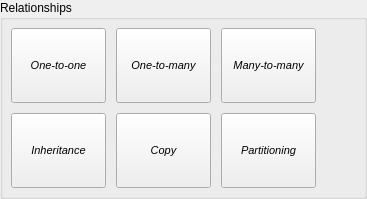
       <widget class="QGroupBox" name="rels_grp">
        <property name="title">
         <string>Relationships</string>
        </property>
        <layout class="QGridLayout" name="gridLayout_6">
         <property name="leftMargin">
          <number>4</number>
         </property>
         <property name="topMargin">
          <number>4</number>
         </property>
         <property name="rightMargin">
          <number>4</number>
         </property>
         <property name="bottomMargin">
          <number>4</number>
         </property>
         <property name="spacing">
          <number>10</number>
         </property>
         <item row="0" column="0">
          <widget class="QWidget" name="rel_btns_wgt" native="true">
           <property name="sizePolicy">
            <sizepolicy hsizetype="Preferred" vsizetype="Fixed">
             <horstretch>0</horstretch>
             <verstretch>0</verstretch>
            </sizepolicy>
           </property>
           <layout class="QGridLayout" name="gridLayout_5">
            <property name="leftMargin">
             <number>4</number>
            </property>
            <property name="topMargin">
             <number>4</number>
            </property>
            <property name="rightMargin">
             <number>4</number>
            </property>
            <property name="bottomMargin">
             <number>4</number>
            </property>
            <property name="spacing">
             <number>10</number>
            </property>
            <item row="0" column="2">
             <widget class="QToolButton" name="relnn_tb">
              <property name="sizePolicy">
               <sizepolicy hsizetype="Preferred" vsizetype="Fixed">
                <horstretch>0</horstretch>
                <verstretch>0</verstretch>
               </sizepolicy>
              </property>
              <property name="minimumSize">
               <size>
                <width>95</width>
                <height>75</height>
               </size>
              </property>
              <property name="font">
               <font>
                <pointsize>8</pointsize>
                <weight>50</weight>
                <italic>true</italic>
                <bold>false</bold>
               </font>
              </property>
              <property name="focusPolicy">
               <enum>Qt::NoFocus</enum>
              </property>
              <property name="text">
               <string>Many-to-many</string>
              </property>
              <property name="icon">
               <iconset resource="../res/resources.qrc">
                <normaloff>:/icones/icones/relationshipnn.png</normaloff>:/icones/icones/relationshipnn.png</iconset>
              </property>
              <property name="iconSize">
               <size>
                <width>32</width>
                <height>32</height>
               </size>
              </property>
              <property name="popupMode">
               <enum>QToolButton::InstantPopup</enum>
              </property>
              <property name="toolButtonStyle">
               <enum>Qt::ToolButtonTextUnderIcon</enum>
              </property>
             </widget>
            </item>
            <item row="0" column="1">
             <widget class="QToolButton" name="rel1n_tb">
              <property name="sizePolicy">
               <sizepolicy hsizetype="Preferred" vsizetype="Fixed">
                <horstretch>0</horstretch>
                <verstretch>0</verstretch>
               </sizepolicy>
              </property>
              <property name="minimumSize">
               <size>
                <width>95</width>
                <height>75</height>
               </size>
              </property>
              <property name="font">
               <font>
                <pointsize>8</pointsize>
                <weight>50</weight>
                <italic>true</italic>
                <bold>false</bold>
               </font>
              </property>
              <property name="focusPolicy">
               <enum>Qt::NoFocus</enum>
              </property>
              <property name="text">
               <string>One-to-many</string>
              </property>
              <property name="icon">
               <iconset resource="../res/resources.qrc">
                <normaloff>:/icones/icones/relationship1n.png</normaloff>:/icones/icones/relationship1n.png</iconset>
              </property>
              <property name="iconSize">
               <size>
                <width>32</width>
                <height>32</height>
               </size>
              </property>
              <property name="popupMode">
               <enum>QToolButton::InstantPopup</enum>
              </property>
              <property name="toolButtonStyle">
               <enum>Qt::ToolButtonTextUnderIcon</enum>
              </property>
             </widget>
            </item>
            <item row="0" column="0">
             <widget class="QToolButton" name="rel11_tb">
              <property name="sizePolicy">
               <sizepolicy hsizetype="Preferred" vsizetype="Fixed">
                <horstretch>0</horstretch>
                <verstretch>0</verstretch>
               </sizepolicy>
              </property>
              <property name="minimumSize">
               <size>
                <width>95</width>
                <height>75</height>
               </size>
              </property>
              <property name="font">
               <font>
                <pointsize>8</pointsize>
                <weight>50</weight>
                <italic>true</italic>
                <bold>false</bold>
               </font>
              </property>
              <property name="focusPolicy">
               <enum>Qt::NoFocus</enum>
              </property>
              <property name="text">
               <string>One-to-one</string>
              </property>
              <property name="icon">
               <iconset resource="../res/resources.qrc">
                <normaloff>:/icones/icones/relationship11.png</normaloff>:/icones/icones/relationship11.png</iconset>
              </property>
              <property name="iconSize">
               <size>
                <width>32</width>
                <height>32</height>
               </size>
              </property>
              <property name="popupMode">
               <enum>QToolButton::InstantPopup</enum>
              </property>
              <property name="toolButtonStyle">
               <enum>Qt::ToolButtonTextUnderIcon</enum>
              </property>
             </widget>
            </item>
            <item row="1" column="0">
             <widget class="QToolButton" name="relgen_tb">
              <property name="sizePolicy">
               <sizepolicy hsizetype="Preferred" vsizetype="Fixed">
                <horstretch>0</horstretch>
                <verstretch>0</verstretch>
               </sizepolicy>
              </property>
              <property name="minimumSize">
               <size>
                <width>95</width>
                <height>75</height>
               </size>
              </property>
              <property name="font">
               <font>
                <pointsize>8</pointsize>
                <weight>50</weight>
                <italic>true</italic>
                <bold>false</bold>
               </font>
              </property>
              <property name="focusPolicy">
               <enum>Qt::NoFocus</enum>
              </property>
              <property name="text">
               <string>Inheritance</string>
              </property>
              <property name="icon">
               <iconset resource="../res/resources.qrc">
                <normaloff>:/icones/icones/relationshipgen.png</normaloff>:/icones/icones/relationshipgen.png</iconset>
              </property>
              <property name="iconSize">
               <size>
                <width>32</width>
                <height>32</height>
               </size>
              </property>
              <property name="popupMode">
               <enum>QToolButton::InstantPopup</enum>
              </property>
              <property name="toolButtonStyle">
               <enum>Qt::ToolButtonTextUnderIcon</enum>
              </property>
             </widget>
            </item>
            <item row="1" column="1">
             <widget class="QToolButton" name="reldep_tb">
              <property name="sizePolicy">
               <sizepolicy hsizetype="Preferred" vsizetype="Fixed">
                <horstretch>0</horstretch>
                <verstretch>0</verstretch>
               </sizepolicy>
              </property>
              <property name="minimumSize">
               <size>
                <width>95</width>
                <height>75</height>
               </size>
              </property>
              <property name="font">
               <font>
                <pointsize>8</pointsize>
                <weight>50</weight>
                <italic>true</italic>
                <bold>false</bold>
               </font>
              </property>
              <property name="focusPolicy">
               <enum>Qt::NoFocus</enum>
              </property>
              <property name="text">
               <string>Copy</string>
              </property>
              <property name="icon">
               <iconset resource="../res/resources.qrc">
                <normaloff>:/icones/icones/relationshipdep.png</normaloff>:/icones/icones/relationshipdep.png</iconset>
              </property>
              <property name="iconSize">
               <size>
                <width>32</width>
                <height>32</height>
               </size>
              </property>
              <property name="popupMode">
               <enum>QToolButton::InstantPopup</enum>
              </property>
              <property name="toolButtonStyle">
               <enum>Qt::ToolButtonTextUnderIcon</enum>
              </property>
             </widget>
            </item>
            <item row="1" column="2">
             <widget class="QToolButton" name="relpart_tb">
              <property name="sizePolicy">
               <sizepolicy hsizetype="Preferred" vsizetype="Fixed">
                <horstretch>0</horstretch>
                <verstretch>0</verstretch>
               </sizepolicy>
              </property>
              <property name="minimumSize">
               <size>
                <width>95</width>
                <height>75</height>
               </size>
              </property>
              <property name="font">
               <font>
                <pointsize>8</pointsize>
                <weight>50</weight>
                <italic>true</italic>
                <bold>false</bold>
               </font>
              </property>
              <property name="focusPolicy">
               <enum>Qt::NoFocus</enum>
              </property>
              <property name="text">
               <string>Partitioning</string>
              </property>
              <property name="icon">
               <iconset resource="../res/resources.qrc">
                <normaloff>:/icones/icones/relationshippart.png</normaloff>:/icones/icones/relationshippart.png</iconset>
              </property>
              <property name="iconSize">
               <size>
                <width>32</width>
                <height>32</height>
               </size>
              </property>
              <property name="popupMode">
               <enum>QToolButton::InstantPopup</enum>
              </property>
              <property name="toolButtonStyle">
               <enum>Qt::ToolButtonTextUnderIcon</enum>
              </property>
             </widget>
            </item>
           </layout>
          </widget>
         </item>
         <item row="0" column="1">
          <spacer name="horizontalSpacer">
           <property name="orientation">
            <enum>Qt::Horizontal</enum>
           </property>
           <property name="sizeHint" stdset="0">
            <size>
             <width>40</width>
             <height>20</height>
            </size>
           </property>
          </spacer>
         </item>
        </layout>
       </widget>
